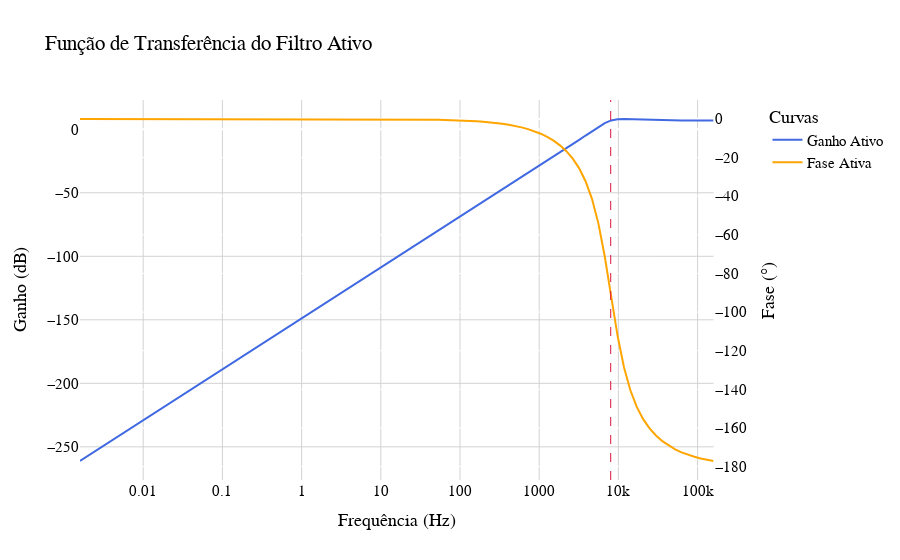

This figure's notebook cell:
### Markdown cell above
## Questão 1

Apresente a função de transferência do circuito e o memorial de cálculo da escolha dos componentes para a montagem do seguinte **Filtro Ativo**:

<center><img src='https://github.com/MateusPincho/Projeto-Filtros-Ativos/blob/master/docs/schematic.jpeg?raw=true'/></center>

---

### Memorial de Cálculo para o Filtro Ativo

Sendo a frequência de corte deseja de $8 \text{ kHz}$, então $w_0 = 2\pi\cdot8\cdot 10^3 = 50,26 \text{ krad/s}$. 

O ganho na faixa de passagem $H$ do filtro é especificado nas instruções e deve ser igual a $2,2$ .

Escolhendo $C_1$ como $68 \text{ nF}$, então: 

$$k = 2\pi\cdot8\text{k}\cdot68\text{n} = 3,41\cdot10^{-3}$$
$$C_3 = C_1 = 68 \text{ nF}$$
$$C_4 = \frac{68\text{n}}{2,2} = 30,91 \text{ nF}$$

Considerando o fator de qualidade $Q$ como igual a $1$, então: 

$$R_2 = \frac{1}{3,41\cdot10^{-3}(2+\frac{1}{2,2})} = 119,19 \space \Omega$$
$$R_5 = \frac{2,2(2+\frac{1}{2,2})}{1\cdot3,41\cdot10^{-3}} = 1583,58 \space \Omega$$

Tendo em mente que

$$\frac{-Hs^2}{s^2+\alpha\omega_0s+w_0^2}$$ 

é a função de transferência para a topologia *Multiple Feedback*, temos que a função de transferência para o filtro projetado será: 

$$H(s) = \frac{V_{out}}{V_{in}} = \frac{-2,2s^2}{s^2+50,15\cdot10^3s+2,51\cdot10^9}$$

Sendo a variável complexa $s=j\omega$ .

---

### Code cell
# Plotando a Função de Transferência do circuito (Diagrama de Bode)

fig = make_subplots(specs=[[dict(secondary_y=True)]])

# Parâmetros do Gráfico
fig.update_layout(
    title='Função de Transferência do Filtro Ativo',
    xaxis_title='Frequência (Hz)',
    legend_title='Curvas',
    plot_bgcolor='white',
    font=dict(
        family='Arial',
        size=15,
        color='black'
    ),
    xaxis=dict(
        gridcolor='lightgray'
    ),
    yaxis=dict(
        gridcolor='lightgray'
    )
)

fig.update_xaxes(type='log')

fig.update_yaxes(title_text='Ganho (dB)',
                 secondary_y=False)

fig.update_yaxes(title_text='Fase (°)', 
                 secondary_y=True)

MF_HP_A = signal.TransferFunction([-2.2, 0, 0], [1, 50.15*1e3, 2.51*1e9]) # Função de Transferência Atviva

w_a, ganho_a, fase_a = signal.bode(MF_HP_A)  # Retorna a frequência complexa w, a magnitude e a fase da função de transferência
freq_a = w_a/(2*np.pi) # Conversão de rad/s para Hz

fig.add_trace(go.Scatter(
    name='Ganho Ativo',
    mode='lines', 
    line_color='royalblue',
    x=freq_a, 
    y=ganho_a
    ),
    secondary_y=False
)


fig.add_trace(go.Scatter(
    name='Fase Ativa',
    mode='lines', 
    line_color='orange',
    x=freq_a, 
    y=fase_a
    ),
    secondary_y=True    
)

fig.add_vline(x=8*1e3, line_width=1, line_dash='dash', line_color='crimson')

fig.show()

### Figure 1 — Plotly figure (JSON) as saved in the notebook; plotly's stock layout.template omitted (floating-point values rounded to 4 significant figures)
{"data": [{"line": {"color": "royalblue"}, "mode": "lines", "name": "Ganho Ativo", "type": "scatter", "x": [0.001592, 0.001917, 0.002309, 0.002781, 0.00335, 0.004035, 0.00486, 0.005854, 0.007052, 0.008494, 0.01023, 0.01232, 0.01484, 0.01788, 0.02153, 0.02594, 0.03124, 0.03763, 0.04533, 0.0546, 0.06576, 0.07921, 0.09541, 0.1149, 0.1384, 0.1667, 0.2008, 0.2419, 0.2914, 0.351, 0.4227, 0.5092, 0.6133, 0.7387, 0.8898, 1.072, 1.291, 1.555, 1.873, 2.256, 2.717, 3.273, 3.942, 4.749, 5.72, 6.889, 8.298, 9.995, 12.04, 14.5, 17.47, 21.04, 25.34, 30.52, 36.77, 44.29, 53.34, 64.25, 77.39, 93.22, 112.3, 135.2, 162.9, 196.2, 236.3, 284.7, 342.9, 413.0, 497.5, 599.2, 721.7, 869.3, 1047.0, 1261.0, 1519.0, 1830.0, 2204.0, 2655.0, 3198.0, 3852.0, 4639.0, 5588.0, 6731.0, 8108.0, 9766.0, 11760.0, 14170.0, 17070.0, 20560.0, 24760.0, 29820.0, 35920.0, 43270.0, 52120.0, 62770.0, 75610.0, 91070.0, 109700.0, 132100.0, 159200.0], "xaxis": "x", "y": [-261.1, -257.9, -254.7, -251.4, -248.2, -245.0, -241.8, -238.5, -235.3, -232.1, -228.8, -225.6, -222.4, -219.1, -215.9, -212.7, -209.4, -206.2, -203.0, -199.7, -196.5, -193.3, -190.0, -186.8, -183.6, -180.3, -177.1, -173.9, -170.6, -167.4, -164.2, -160.9, -157.7, -154.5, -151.2, -148.0, -144.8, -141.5, -138.3, -135.1, -131.9, -128.6, -125.4, -122.2, -118.9, -115.7, -112.5, -109.2, -106.0, -102.8, -99.53, -96.3, -93.06, -89.83, -86.6, -83.37, -80.13, -76.9, -73.67, -70.44, -67.2, -63.97, -60.74, -57.51, -54.27, -51.04, -47.8, -44.57, -41.33, -38.09, -34.85, -31.6, -28.34, -25.08, -21.8, -18.5, -15.17, -11.81, -8.396, -4.938, -1.462, 1.916, 4.893, 6.98, 7.932, 8.083, 7.904, 7.659, 7.441, 7.271, 7.146, 7.056, 6.993, 6.949, 6.918, 6.896, 6.882, 6.871, 6.864, 6.859], "yaxis": "y"}, {"line": {"color": "orange"}, "mode": "lines", "name": "Fase Ativa", "type": "scatter", "x": [0.001592, 0.001917, 0.002309, 0.002781, 0.00335, 0.004035, 0.00486, 0.005854, 0.007052, 0.008494, 0.01023, 0.01232, 0.01484, 0.01788, 0.02153, 0.02594, 0.03124, 0.03763, 0.04533, 0.0546, 0.06576, 0.07921, 0.09541, 0.1149, 0.1384, 0.1667, 0.2008, 0.2419, 0.2914, 0.351, 0.4227, 0.5092, 0.6133, 0.7387, 0.8898, 1.072, 1.291, 1.555, 1.873, 2.256, 2.717, 3.273, 3.942, 4.749, 5.72, 6.889, 8.298, 9.995, 12.04, 14.5, 17.47, 21.04, 25.34, 30.52, 36.77, 44.29, 53.34, 64.25, 77.39, 93.22, 112.3, 135.2, 162.9, 196.2, 236.3, 284.7, 342.9, 413.0, 497.5, 599.2, 721.7, 869.3, 1047.0, 1261.0, 1519.0, 1830.0, 2204.0, 2655.0, 3198.0, 3852.0, 4639.0, 5588.0, 6731.0, 8108.0, 9766.0, 11760.0, 14170.0, 17070.0, 20560.0, 24760.0, 29820.0, 35920.0, 43270.0, 52120.0, 62770.0, 75610.0, 91070.0, 109700.0, 132100.0, 159200.0], "xaxis": "x", "y": [-1.145e-05, -1.379e-05, -1.661e-05, -2.001e-05, -2.41e-05, -2.902e-05, -3.496e-05, -4.211e-05, -5.072e-05, -6.109e-05, -7.359e-05, -8.864e-05, -0.0001068, -0.0001286, -0.0001549, -0.0001866, -0.0002247, -0.0002707, -0.000326, -0.0003927, -0.000473, -0.0005698, -0.0006863, -0.0008266, -0.0009957, -0.001199, -0.001445, -0.00174, -0.002096, -0.002524, -0.003041, -0.003662, -0.004411, -0.005314, -0.0064, -0.007709, -0.009286, -0.01118, -0.01347, -0.01623, -0.01955, -0.02354, -0.02836, -0.03416, -0.04114, -0.04955, -0.05969, -0.0719, -0.0866, -0.1043, -0.1256, -0.1513, -0.1823, -0.2196, -0.2645, -0.3185, -0.3837, -0.4622, -0.5567, -0.6706, -0.8077, -0.973, -1.172, -1.412, -1.701, -2.049, -2.469, -2.976, -3.588, -4.326, -5.22, -6.303, -7.619, -9.224, -11.19, -13.63, -16.68, -20.55, -25.57, -32.24, -41.36, -54.05, -71.22, -91.91, -112.2, -128.5, -140.5, -149.1, -155.4, -160.2, -163.9, -166.8, -169.2, -171.1, -172.6, -173.9, -175.0, -175.8, -176.5, -177.1], "yaxis": "y2"}], "layout": {"font": {"color": "black", "family": "Arial", "size": 15}, "legend": {"title": {"text": "Curvas"}}, "plot_bgcolor": "white", "shapes": [{"line": {"color": "crimson", "dash": "dash", "width": 1}, "type": "line", "x0": 8000, "x1": 8000, "xref": "x", "y0": 0, "y1": 1, "yref": "y domain"}], "title": {"text": "Função de Transferência do Filtro Ativo"}, "xaxis": {"anchor": "y", "domain": [0, 0.94], "gridcolor": "lightgray", "title": {"text": "Frequência (Hz)"}, "type": "log"}, "yaxis": {"anchor": "x", "domain": [0, 1], "gridcolor": "lightgray", "title": {"text": "Ganho (dB)"}}, "yaxis2": {"anchor": "x", "overlaying": "y", "side": "right", "title": {"text": "Fase (°)"}}}}
